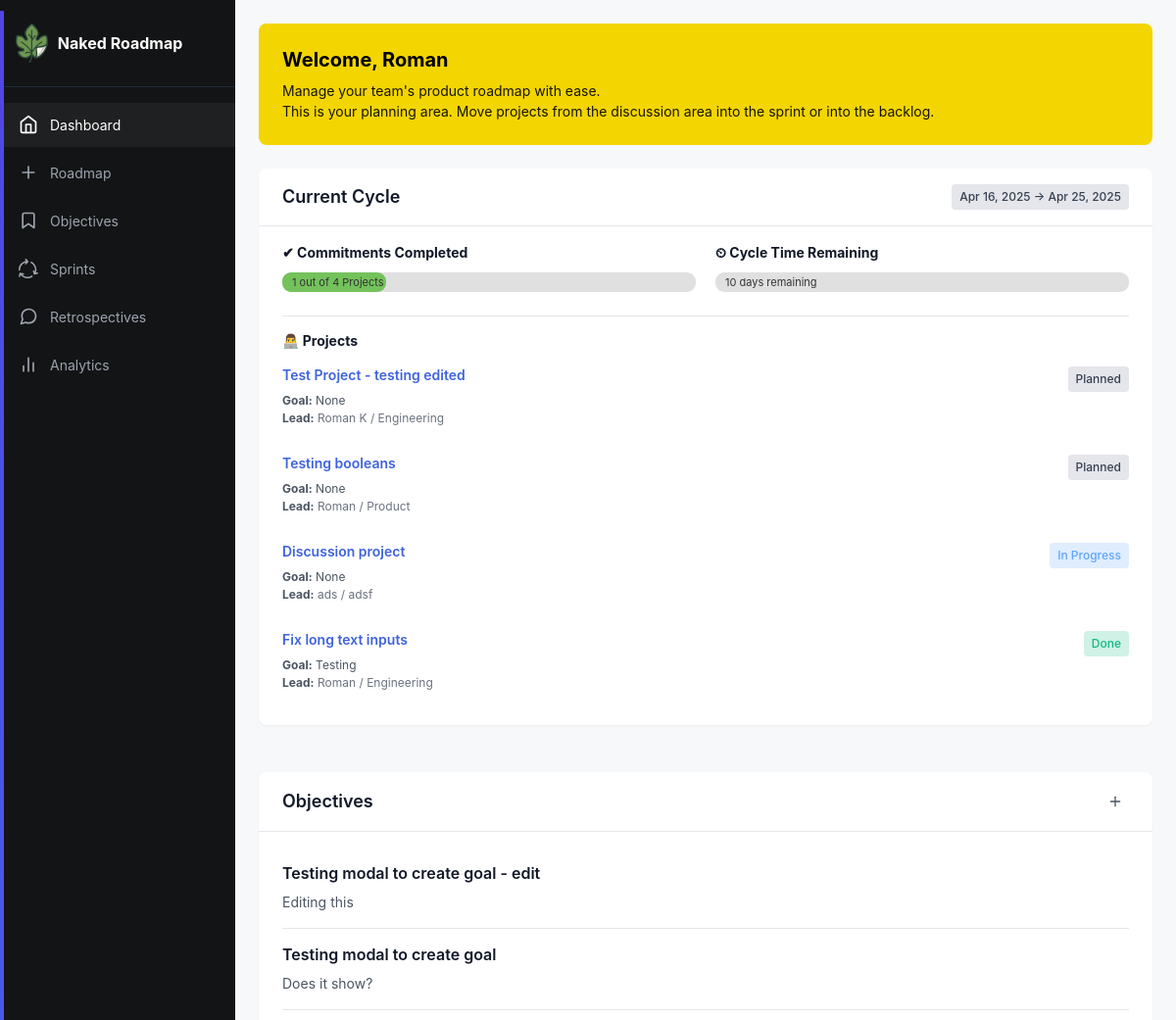
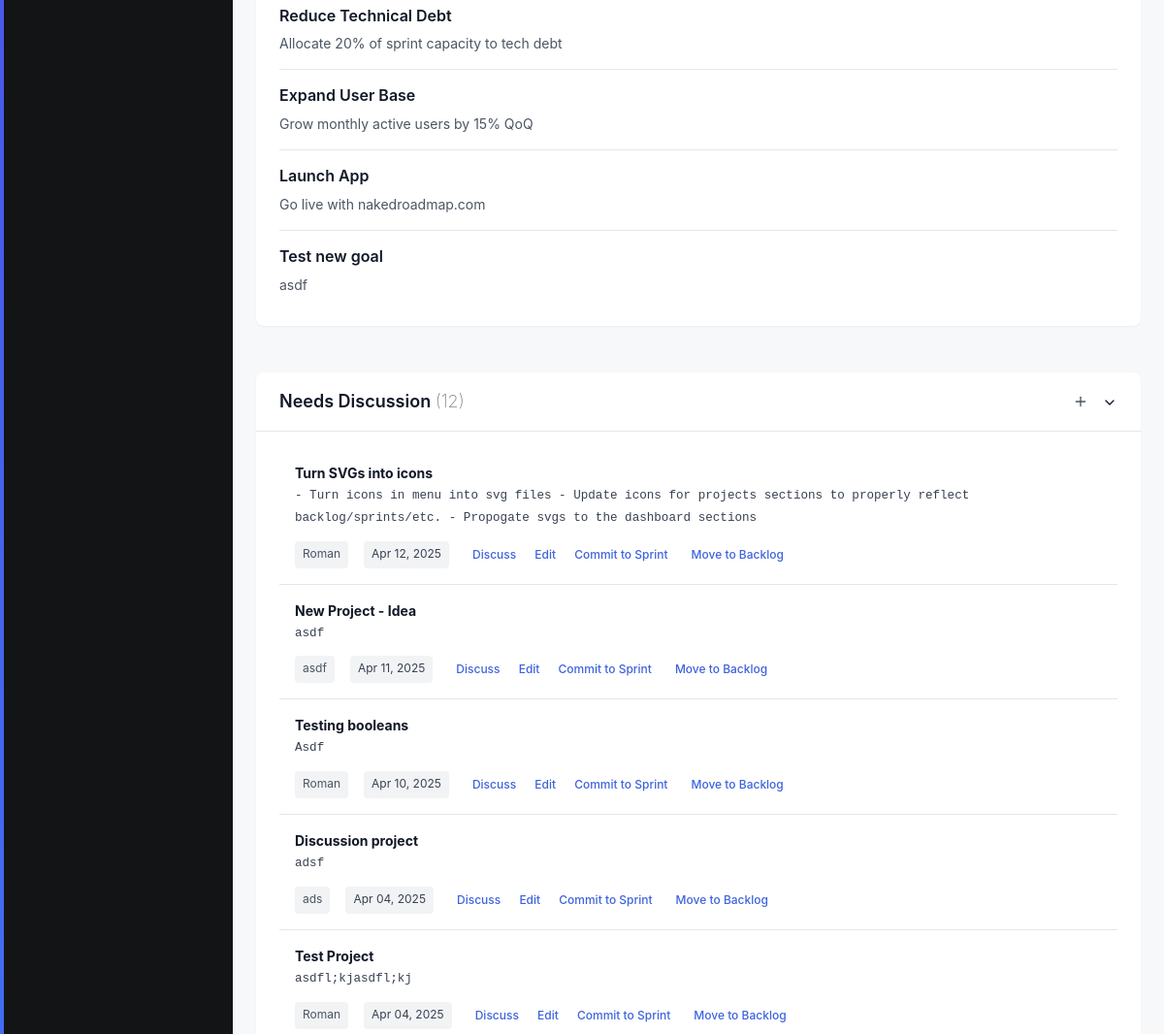
Before: /index (signed in, upper part) with the older database file (2 pictures, top to bottom).
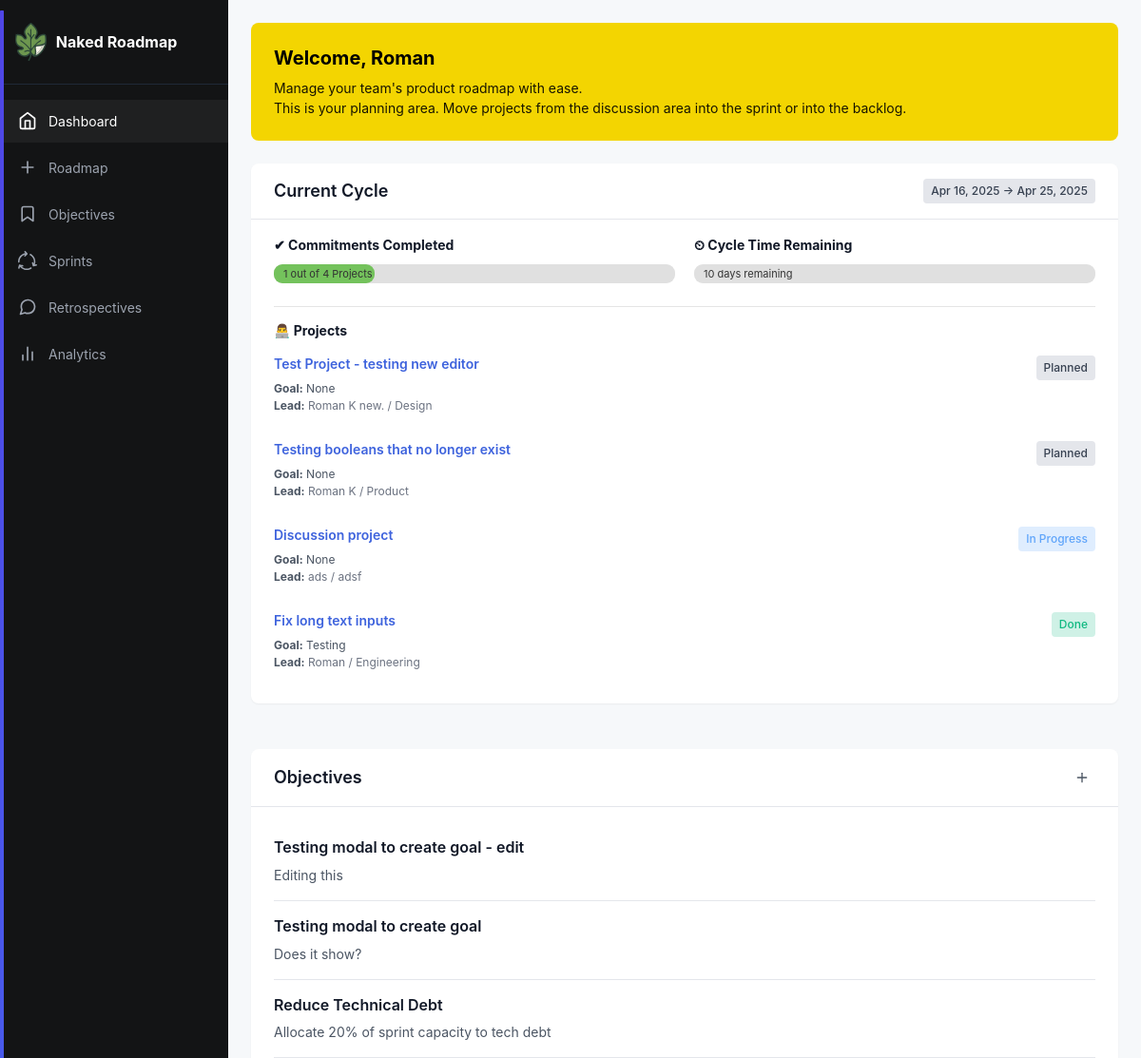
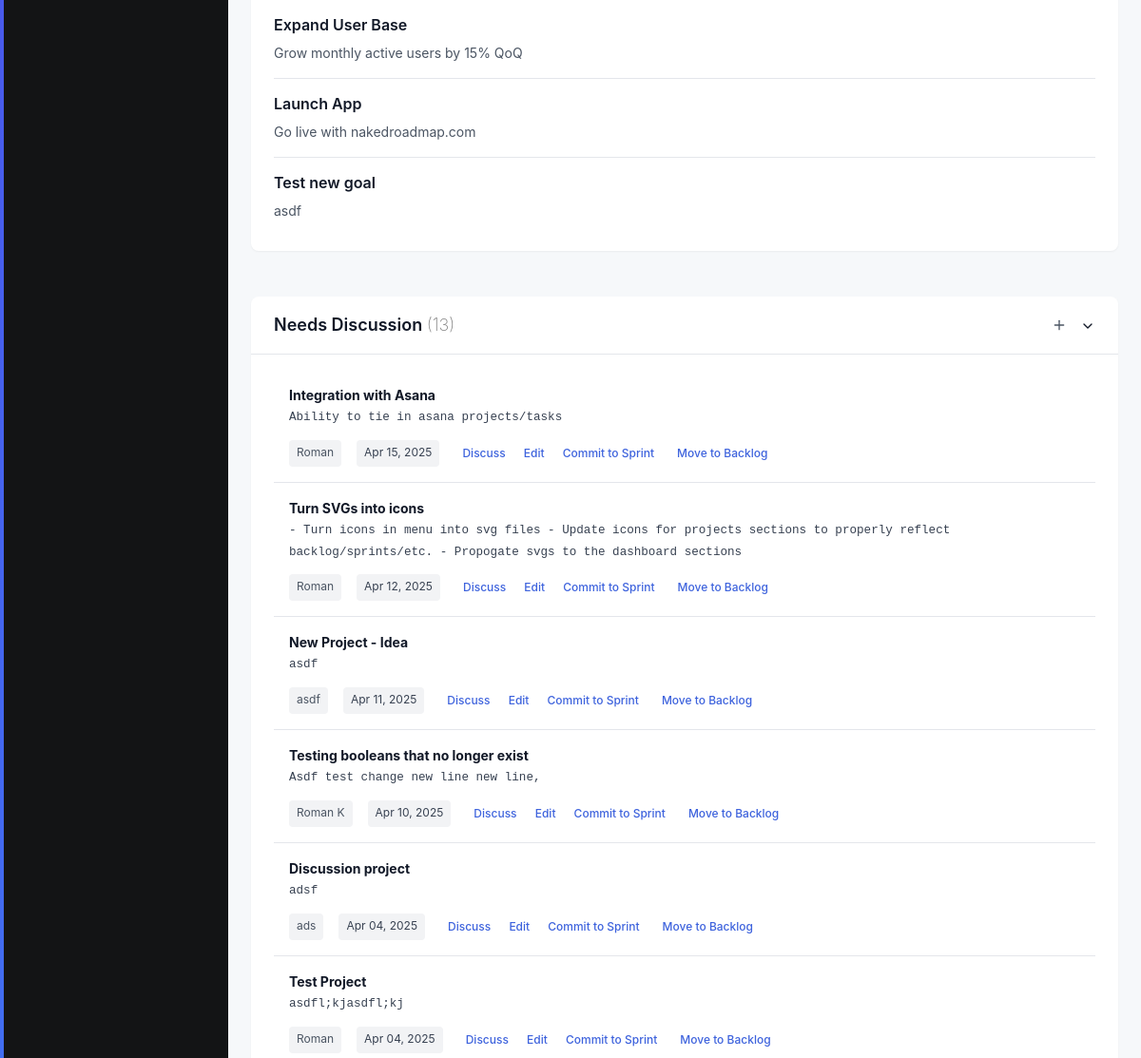
After: the same page with the newer database file (2 pictures, top to bottom).
### app/models.py (models this page shows, shortened)
class User(UserMixin, db.Model):
    id: so.Mapped[int] = so.mapped_column(primary_key=True)
    username: so.Mapped[str] = so.mapped_column(sa.String(64), index=True, unique=True)
    email: so.Mapped[str] = so.mapped_column(sa.String(120), index=True, unique=True)
    password_hash: so.Mapped[Optional[str]] = so.mapped_column(sa.String(256))
    posts: so.WriteOnlyMapped['Post'] = so.relationship(back_populates='author')

class Sprint(db.Model):
    id: so.Mapped[int] = so.mapped_column(primary_key=True)
    created: so.Mapped[datetime] = so.mapped_column(index=True, default=lambda: datetime.now(timezone.utc))
    title: so.Mapped[str] = so.mapped_column(sa.TEXT())
    date_start: so.Mapped[date] = so.mapped_column(index=True)
    date_end: so.Mapped[date] = so.mapped_column(index=True)
    goals: so.Mapped[str] = so.mapped_column(sa.TEXT(), nullable=True)
    status: so.Mapped[str] = so.mapped_column(sa.TEXT(), nullable=True)

class Project(db.Model):
    __tablename__ = "project"
    id: so.Mapped[int] = so.mapped_column(primary_key=True)
    name: so.Mapped[str] = so.mapped_column(sa.TEXT())
    created: so.Mapped[datetime] = so.mapped_column(index=True, default=lambda: datetime.now(timezone.utc))
    dri: so.Mapped[str] = so.mapped_column(sa.TEXT())
    team: so.Mapped[str] = so.mapped_column(sa.TEXT())
    context: so.Mapped[str] = so.mapped_column(sa.TEXT())
    why: so.Mapped[str] = so.mapped_column(sa.TEXT())
    requirements: so.Mapped[str] = so.mapped_column(sa.TEXT())
    launch: so.Mapped[str] = so.mapped_column(sa.TEXT())
    location: so.Mapped[str] = so.mapped_column(sa.TEXT(),  nullable=True, default="discussion")
    type: so.Mapped[str] = so.mapped_column(sa.TEXT(), nullable=True)

class SprintProjectMap(db.Model):
    id: so.Mapped[int] = so.mapped_column(primary_key=True)
    added: so.Mapped[datetime] = so.mapped_column(index=True, default=lambda: datetime.now(timezone.utc))
    sprint_id: so.Mapped[int] = so.mapped_column(sa.ForeignKey(Sprint.id), index=True)
    project_id: so.Mapped[int] = so.mapped_column(sa.ForeignKey(Project.id), index=True)
    goal: so.Mapped[str] = so.mapped_column(sa.TEXT(), nullable=True)
    status: so.Mapped[str] = so.mapped_column(sa.TEXT(), default="Planned")
    order: so.Mapped[int] = so.mapped_column(nullable=True, autoincrement=True)
    project = db.relationship("Project", backref="sprint_mappings")
    sprint = db.relationship("Sprint", backref="project_mappings")
    critical: so.Mapped[bool] = so.mapped_column(default=False, nullable=True)

class Goal(db.Model):
    id: so.Mapped[int] = so.mapped_column(primary_key=True)
    created: so.Mapped[datetime] = so.mapped_column(index=True, default=lambda: datetime.now(timezone.utc))
    title: so.Mapped[str] = so.mapped_column(sa.TEXT())
    requested_by: so.Mapped[str] = so.mapped_column(sa.TEXT())
    details: so.Mapped[str] = so.mapped_column(sa.TEXT())
    user_id: so.Mapped[int] = so.mapped_column(sa.ForeignKey(User.id), index=True)
    status: so.Mapped[str] = so.mapped_column(sa.TEXT(), nullable=True, default="Active")
    completed: so.Mapped[datetime] = so.mapped_column(nullable=True)

### app/routes.py (the view)
@app.route('/')
@app.route('/index')
@login_required # If you want to toggle someone forced to log in to see roadmap, you can use this.
def index():
    projects = (
        Project.query
        .order_by(Project.created.desc())
        .all()
    )
    goals = (
        Goal.query
        .order_by(Goal.created.desc())
        .all()
    )
    sprints = (
        Sprint.query
        .order_by(Sprint.date_start.desc())
        .all()
    )
    sprintlog = (
        SprintProjectMap.query
        .order_by(SprintProjectMap.order.asc())
        .all()
    )
    today = datetime.now()
    return render_template('index.html', title='Home', projects=projects, goals=goals, config=Config, sprints=sprints, sprintlog=sprintlog, datetime=datetime, today=today)

### app/models.py (called while the page is built)
@login.user_loader
def load_user(id):
    return db.session.get(User, int(id))

### app/routes.py (called while the page is built)
@app.context_processor
def inject_csrf_token():
    return dict(csrf_token=generate_csrf())

### app/templates/index.html (shortened to what this page needs)
{% extends 'base.html' %}
{% block content %}
<div class="welcome-banner">
  <h2>Welcome, {{ current_user.username }}</h2>
  <p>Manage your team's product roadmap with ease.<br>
    This is your planning area. Move projects from the discussion area into the sprint or into the backlog.</p>
</div>
<section class="two-column-section">
  <div class="column-wide section">
    <div class="section-header">
      <h3>Current Cycle</h3>
      <span class="status-badge status-planned">
        {% if sprints|length > 0 %}
        {{ sprints[0].date_start.strftime('%b %d, %Y') }} &rarr; {{ sprints[0].date_end.strftime('%b %d, %Y') }}
        {% endif %}
      </span>
    </div>
    <div class="sprint-projects">
      <div class="dual-timelines">
        <div class="timeline-box">
          <div class="timeline-title">✔ Commitments Completed</div>
          {% set done_count = sprintlog|selectattr('status', '==', "Done")|list|length %}
          {% set total_count = sprintlog|count %}
          {% if total_count > 0 %}
          {% set percentage_projects = (done_count / total_count) * 100 %}
          {% else %}
          {% set percentage_projects = 0 %}
          {% endif %}
          <div class="container-progress-full">
            <div class="container-progress" style="width: {{ percentage_projects }}%;"></div>
            <span class="progress-text">
              {{ done_count }} out of {{ total_count }} Projects
            </span>
          </div>
        </div>
        <div class="timeline-box">
          <div class="timeline-title"> ⏲ Cycle Time Remaining</div>
          {% set sprint = sprints[0] %}
          {% set start_date = sprint.date_start %}
          {% set end_date = sprint.date_end %}
          {% set today_date = today.date() %}
          {% set total_days = (end_date - start_date).days %}
          {% if total_days <= 0 %}{% set total_days = 1 %}{% endif %}
          {% set days_elapsed = (today_date - start_date).days %}
          {% set percentage_time = (days_elapsed / total_days) * 100 %}
          {% if percentage_time > 100 %}
          {% set percentage_time = 100 %}
          {% elif percentage_time < 0 %}
          {% set percentage_time = 0 %}
          {% endif %}
          <div class="timeline-progress-full">
            <span class="timeline-text">
              {% set days_remaining = total_days - days_elapsed %}
              {% if days_remaining > 0 %}
              {{ days_remaining }} days remaining
                {% elif days_remaining == 0 %}
                    Last day of sprint
                {% else %}
                    Sprint ended
                {% endif %}
            </span>
          </div>
        </div>
      </div>
      <hr>
      <div class="timeline-title">👨‍💻 Projects</div>
      {% for entry in sprintlog %}
      {% set project = entry.project %}
      <div class="project-item">
        <div class="project-header">
          <h5><a href="{{ url_for('project', project_id=project.id) }}">{{ project.name }}</a></h5>
          <span class="status-badge
          {% if entry.status == 'In Progress' %}status-in-progress
          {% elif entry.status == 'Done' %}status-complete
          {% elif entry.status == 'Blocked' %}status-blocked
          {% else %}status-planned{% endif %}">
            {{ entry.status|default('Planned') }}
          </span>
        </div>
        <div class="project-meta">
          <p>
            <strong>Goal:</strong> {{ entry.goal }}
            <br><strong>Lead:</strong> <span class="project-team">{{ project.dri }} / {{ project.team }}</span>
          </p>
        </div>
      </div>
      {% endfor %}
    </div>
  </div>
  <div class="column-narrow section">
    <div class="section-header">
      <h3>Objectives</h3>
      <a href="{{ url_for('createGoal') }}" class="btn-icon" title="Add new Goal">
        <svg width="16" height="16" viewBox="0 0 24 24" fill="none" stroke="currentColor" stroke-width="2" stroke-linecap="round" stroke-linejoin="round">
          <line x1="12" y1="5" x2="12" y2="19"></line>
          <line x1="5" y1="12" x2="19" y2="12"></line>
        </svg>
      </a>
    </div>
    <div class="goals-list">
      {% for goal in goals %}
      <div class="goal-item">
        <h4>{{ goal.title }}</h4>
        <p>{{ goal.details }}</p>
      </div>
      {% endfor %}
    </div>
  </div>
</section>
<section class="section discussion-section">
  <div class="section-header collapsible-header" onclick="toggleDiscussionSection()">
    <h3>Needs Discussion <span style="color:gray; font-weight:200;">({{ projects|count }})</span></h3>
    <div class="header-actions">
      <a href="{{ url_for('createProject') }}" class="btn-icon" title="Add new Goal">
        <svg width="16" height="16" viewBox="0 0 24 24" fill="none" stroke="currentColor" stroke-width="2" stroke-linecap="round" stroke-linejoin="round">
          <line x1="12" y1="5" x2="12" y2="19"></line>
          <line x1="5" y1="12" x2="19" y2="12"></line>
        </svg>
      </a>
      <span class="collapse-icon">
        <svg width="16" height="16" viewBox="0 0 24 24" fill="none" stroke="currentColor" stroke-width="2" stroke-linecap="round" stroke-linejoin="round">
          <polyline points="6 9 12 15 18 9"></polyline>
        </svg>
      </span>
    </div>
  </div>
  <div class="discussion-list" id="discussion-list">
    {% for project in projects|selectattr('location', '==', "discussion") %}
    <div class="discussion-item" data-project-id="{{ project.id }}">
      <p><strong>{{ project.name }}</strong><br>
        <span class="discussion-details">{{ project.context }}</span>
      </p>
      <div class="discussion-actions">
        <span class="requester date-badge">{{ project.dri }}</span> <span class="date-badge">{{ project.created.strftime('%b %d, %Y') }}</span>
        <button class="btn-text">Discuss</button>
        <a href="{{ url_for('edit', project_id=project.id) }}" class="btn-icon" title="Edit project"><button class="btn-text">Edit</button></a>
        <button class="btn-text">Commit to Sprint</button>
        <button class="btn-text">Move to Backlog</button>
      </div>
    </div>
    {% endfor %}
  </div>
</section>
{% endblock %}

### app/templates/base.html (shortened to what this page needs)
<!doctype html>
<html lang="en" data-theme="light">
<head>
  <link rel="stylesheet" href="https://stackpath.bootstrapcdn.com/bootstrap/4.3.1/css/bootstrap.min.css">
  <link rel="stylesheet" type="text/css" href={{ url_for('static', filename='style.css')}}>
  <link href="static/fonts/Mulish/Mulish-VariableFont_wght.ttf" rel="stylesheet">
</head>
<body>
  <div class="app-container">
    <div class="sidebar">
      <div class="sidebar-header">
        <a href="{{ url_for('index')}}" class="logo">
          <img src="{{ url_for('static', filename='fig-icon.svg')}}" style="max-height:40px; margin-right:10px;">
          <span>Naked Roadmap</span>
        </a>
      </div>
      <nav class="sidebar-nav">
        <ul>
          <li>
            <a href="{{ url_for('index') }}" class="active">
              Dashboard
            </a>
          </li>
          <li>
            <a href="{{ url_for('projectspage') }}">
              <svg width="20" height="20" viewBox="0 0 24 24" fill="none" xmlns="http://www.w3.org/2000/svg">
                <path d="M12 5v14M5 12h14" stroke="currentColor" stroke-width="2" stroke-linecap="round" stroke-linejoin="round" />
              </svg>
              Roadmap
            </a>
          </li>
          <li>
            <a href="{{ url_for('createGoal') }}">
              <svg width="20" height="20" viewBox="0 0 24 24" fill="none" xmlns="http://www.w3.org/2000/svg">
                <path d="M19 21l-7-5-7 5V5a2 2 0 012-2h10a2 2 0 012 2v16z" stroke="currentColor" stroke-width="2" stroke-linecap="round" stroke-linejoin="round" />
              </svg>
              Objectives
            </a>
          </li>
          <li>
            <a href="{{ url_for('createSprint') }}">
              Sprints
            </a>
          </li>
          <li>
            <a href="#">
              Retrospectives
            </a>
          </li>
          <li>
            <a href="#">
              <svg width="20" height="20" viewBox="0 0 24 24" fill="none" xmlns="http://www.w3.org/2000/svg">
                <path d="M18 20V10M12 20V4M6 20v-6" stroke="currentColor" stroke-width="2" stroke-linecap="round" stroke-linejoin="round" />
              </svg>
              Analytics
            </a>
          </li>
        </ul>
      </nav>
    </div>
    <div class="main-content">
      <div class="content-container">
        {% block content %}{% endblock %}
      </div>
    </div>
  </div>
</body>
</html>

### app/templates/index.html (style rules this page uses)
.dual-timelines { display: flex; gap: 20px; justify-content: space-between; flex-wrap: wrap; }
.timeline-box { flex: 1; min-width: 250px; }
.timeline-title { font-weight: bold; font-size: 14px; margin-bottom: 6px; }
.container-progress-full, .timeline-progress-full { position: relative; background-color: #e0e0e0; width: 100%; border-radius: 9px; height: 20px; margin: 10px 0; }
.container-progress { height: 100%; background-color: rgb(116, 194, 92); border-radius: 9px; transition: width 0.5s ease-in-out; min-width: 40px; }
.progress-text, .timeline-text { position: absolute; left: 10px; top: 50%; transform: translateY(-50%); font-size: 11px; color: #333; white-space: nowrap; z-index: 2; }

Changed rows visible on the page:
changed Project: name "Test Project - testing edited" → "Test Project - testing new editor"; dri "Roman K" → "Roman K new."; team "Engineering" → "Design"
changed Project "Product": name "Testing booleans" → "Testing booleans that no longer exist"; dri "Roman" → "Roman K"; context "Asdf" → "Asdf test change new line new line,"
added Project: name "Integration with Asana", context "Ability to tie in asana projects/tasks", dri "Roman", created "Apr 15, 2025"
Other visible differences:
{{ projects|count }}: "12" → "13"
